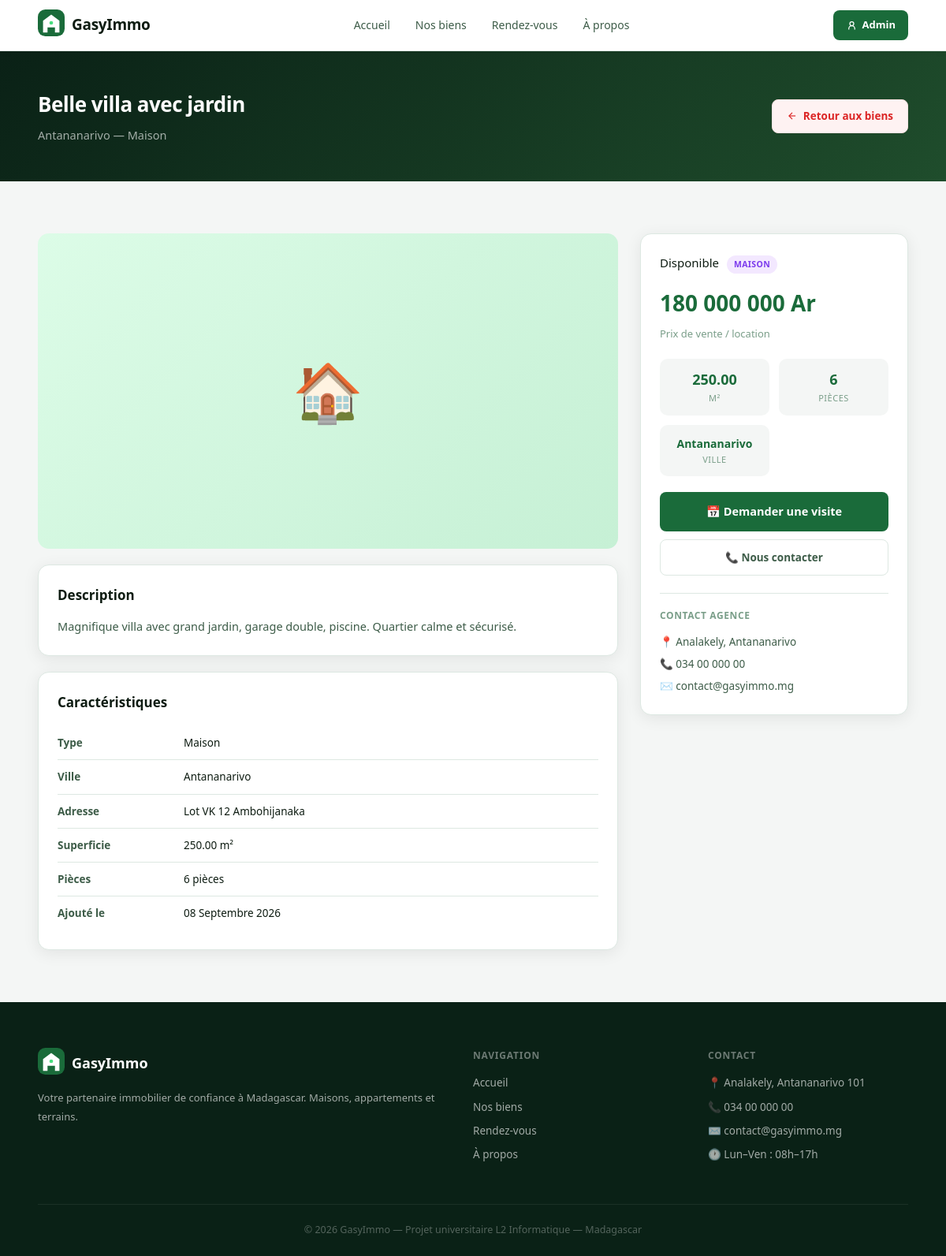
Screenshot of /pages/bien_detail.php?id=1 with the database file from the repository.
### tables this page shows
CREATE TABLE IF NOT EXISTS biens (
    id          INT AUTO_INCREMENT PRIMARY KEY,
    titre       VARCHAR(200) NOT NULL,
    type        ENUM('maison','terrain','appartement') NOT NULL,
    ville       VARCHAR(100) NOT NULL,
    adresse     TEXT,
    superficie  DECIMAL(10,2),
    nb_pieces   INT DEFAULT 0,
    etage       INT DEFAULT NULL,
    prix        DECIMAL(15,2) NOT NULL,
    statut      ENUM('disponible','reserve','vendu','loue') DEFAULT 'disponible',
    description TEXT,
    photo       VARCHAR(255)  DEFAULT NULL,
    date_ajout  DATETIME DEFAULT CURRENT_TIMESTAMP
);

### pages/bien_detail.php (the view, shortened to what this page needs)
<?php
require_once __DIR__ . '/../config/fonctions.php';
$bdd = obtenirBDD();
$id  = (int)($_GET['id'] ?? 0);
$stmt = $bdd->prepare("SELECT * FROM biens WHERE id = ?");
$stmt->execute([$id]);
$bien = $stmt->fetch();
require_once __DIR__ . '/../includes/entete_public.php';
?>
<div class="banniere-page">
    <div class="conteneur">
        <div class="banniere-nav">
            <div>
                <h1 style="font-size:26px;"><?= esc($bien['titre']) ?></h1>
                <p><?= esc($bien['ville']) ?> — <?= labelType($bien['type']) ?></p>
            </div>
            <a href="/gasyimmo/pages/biens.php" class="btn-retour">
                <svg viewBox="0 0 24 24" fill="none" stroke="currentColor" stroke-width="2" width="14" height="14">
                    <line x1="19" y1="12" x2="5" y2="12"/>
                    <polyline points="12 19 5 12 12 5"/>
                </svg>
                Retour aux biens
            </a>
        </div>
    </div>
</div>
<section class="section">
    <div class="conteneur">
        <div class="bien-detail-disposition">
            <div>
                <?php if ($bien['photo']): ?>
                    <img src="/gasyimmo/uploads/<?= esc($bien['photo']) ?>"
                         class="bien-detail-img" alt="<?= esc($bien['titre']) ?>">
                <?php else: ?>
                    <div class="bien-detail-img-placeholder">
                        <?= $bien['type']==='terrain' ? '🌿' : ($bien['type']==='appartement' ? '🏢' : '🏠') ?>
                    </div>
                <?php endif; ?>
                <?php if ($bien['description']): ?>
                <div style="background:#fff;border-radius:14px;padding:24px;border:1px solid #dde8e2;margin-top:20px;box-shadow:0 4px 20px rgba(0,0,0,.08);">
                    <h3 style="font-size:17px;font-weight:700;margin-bottom:12px;color:#0e1c12;">Description</h3>
                    <p style="color:#3d5c48;line-height:1.8;font-size:14.5px;"><?= nl2br(esc($bien['description'])) ?></p>
                </div>
                <?php endif; ?>
                <div style="background:#fff;border-radius:14px;padding:24px;border:1px solid #dde8e2;margin-top:20px;box-shadow:0 4px 20px rgba(0,0,0,.08);">
                    <h3 style="font-size:17px;font-weight:700;margin-bottom:16px;color:#0e1c12;">Caractéristiques</h3>
                    <div class="ligne-detail" style="display:flex;padding:10px 0;border-bottom:1px solid #dde8e2;font-size:13.5px;">
                        <span style="width:160px;font-weight:600;color:#3d5c48;flex-shrink:0;">Type</span>
                        <span><?= labelType($bien['type']) ?></span>
                    </div>
                    <div class="ligne-detail" style="display:flex;padding:10px 0;border-bottom:1px solid #dde8e2;font-size:13.5px;">
                        <span style="width:160px;font-weight:600;color:#3d5c48;flex-shrink:0;">Ville</span>
                        <span><?= esc($bien['ville']) ?></span>
                    </div>
                    <?php if ($bien['adresse']): ?>
                    <div class="ligne-detail" style="display:flex;padding:10px 0;border-bottom:1px solid #dde8e2;font-size:13.5px;">
                        <span style="width:160px;font-weight:600;color:#3d5c48;flex-shrink:0;">Adresse</span>
                        <span><?= esc($bien['adresse']) ?></span>
                    </div>
                    <?php endif; ?>
                    <?php if ($bien['superficie']): ?>
                    <div class="ligne-detail" style="display:flex;padding:10px 0;border-bottom:1px solid #dde8e2;font-size:13.5px;">
                        <span style="width:160px;font-weight:600;color:#3d5c48;flex-shrink:0;">Superficie</span>
                        <span><?= esc($bien['superficie']) ?> m²</span>
                    </div>
                    <?php endif; ?>
                    <?php if ($bien['nb_pieces'] > 0): ?>
                    <div class="ligne-detail" style="display:flex;padding:10px 0;border-bottom:1px solid #dde8e2;font-size:13.5px;">
                        <span style="width:160px;font-weight:600;color:#3d5c48;flex-shrink:0;">Pièces</span>
                        <span><?= $bien['nb_pieces'] ?> pièce<?= $bien['nb_pieces']>1?'s':'' ?></span>
                    </div>
                    <?php endif; ?>
                    <div class="ligne-detail" style="display:flex;padding:10px 0;font-size:13.5px;">
                        <span style="width:160px;font-weight:600;color:#3d5c48;flex-shrink:0;">Ajouté le</span>
                        <span><?= formatDate($bien['date_ajout']) ?></span>
                    </div>
                </div>
            </div>
            <div class="bien-detail-infos">
                <div style="margin-bottom:14px;">
                    <?= badgeStatutBien($bien['statut']) ?>
                    <span class="pub-badge pub-badge-<?= esc($bien['type']) ?>" style="margin-left:6px;">
                        <?= labelType($bien['type']) ?>
                    </span>
                </div>
                <div style="font-size:28px;font-weight:800;color:#1a6b3a;margin-bottom:6px;">
                    <?= formatPrix($bien['prix']) ?>
                </div>
                <div style="font-size:13px;color:#7a9e89;margin-bottom:20px;">Prix de vente / location</div>
                <div class="bien-specs-grille">
                    <?php if ($bien['superficie']): ?>
                    <div class="spec-carte">
                        <div class="spec-carte-val"><?= esc($bien['superficie']) ?></div>
                        <div class="spec-carte-libelle">m²</div>
                    </div>
                    <?php endif; ?>
                    <?php if ($bien['nb_pieces'] > 0): ?>
                    <div class="spec-carte">
                        <div class="spec-carte-val"><?= $bien['nb_pieces'] ?></div>
                        <div class="spec-carte-libelle">Pièces</div>
                    </div>
                    <?php endif; ?>
                    <div class="spec-carte">
                        <div class="spec-carte-val" style="font-size:14px;"><?= esc($bien['ville']) ?></div>
                        <div class="spec-carte-libelle">Ville</div>
                    </div>
                </div>
                <?php if ($bien['statut'] === 'disponible'): ?>
                <a href="/gasyimmo/pages/rendez_vous.php?bien_id=<?= $bien['id'] ?>"
                   style="display:block;width:100%;padding:13px;background:#1a6b3a;color:#fff;border-radius:8px;text-align:center;font-weight:700;font-size:14.5px;margin-top:20px;transition:background .15s;">
                    📅 Demander une visite
                </a>
                <a href="/gasyimmo/pages/a_propos.php"
                   style="display:block;width:100%;padding:11px;border:1.5px solid #dde8e2;color:#3d5c48;border-radius:8px;text-align:center;font-weight:600;font-size:13.5px;margin-top:10px;">
                    📞 Nous contacter
                </a>
                <?php else: ?>
                <div style="background:#fee2e2;border:1.5px solid #fecaca;border-radius:8px;padding:14px;margin-top:20px;text-align:center;color:#991b1b;font-size:13.5px;font-weight:600;">
                    Ce bien n'est plus disponible.
                </div>
                <?php endif; ?>
                <div style="border-top:1px solid #dde8e2;margin-top:22px;padding-top:18px;">
                    <p style="font-size:12px;font-weight:700;text-transform:uppercase;letter-spacing:.6px;color:#7a9e89;margin-bottom:12px;">Contact agence</p>
                    <p style="font-size:13.5px;color:#3d5c48;margin-bottom:6px;">📍 Analakely, Antananarivo</p>
                    <p style="font-size:13.5px;color:#3d5c48;margin-bottom:6px;">📞 034 00 000 00</p>
                    <p style="font-size:13.5px;color:#3d5c48;">✉️ contact@gasyimmo.mg</p>
                </div>
            </div>
        </div>
    </div>
</section>
<?php require_once __DIR__ . '/../includes/pied_public.php'; ?>

### config/fonctions.php (shortened to what this page needs)
<?php
function esc(mixed $valeur): string {
    return htmlspecialchars((string)$valeur, ENT_QUOTES, 'UTF-8');
}
function formatPrix(float|int $montant): string {
    return number_format((float)$montant, 0, ',', ' ') . ' Ar';
}
function formatDate(string $date): string {
    $ts    = strtotime($date);
    $mois  = ['','Janvier','Février','Mars','Avril','Mai','Juin',
               'Juillet','Août','Septembre','Octobre','Novembre','Décembre'];
    return date('d', $ts) . ' ' . $mois[(int)date('m', $ts)] . ' ' . date('Y', $ts);
}
function badgeStatutBien(string $statut): string {
    $map = [
        'disponible' => ['Disponible', 'badge-vert'],
        'reserve'    => ['Réservé',    'badge-orange'],
        'vendu'      => ['Vendu',      'badge-rouge'],
        'loue'       => ['Loué',       'badge-bleu'],
    ];
    $b = $map[$statut] ?? ['Inconnu', 'badge-gris'];
    return '<span class="badge ' . $b[1] . '">' . $b[0] . '</span>';
}
function labelType(string $type): string {
    return match($type) {
        'maison'      => 'Maison',
        'terrain'     => 'Terrain',
        'appartement' => 'Appartement',
        default       => ucfirst($type),
    };
}

### assets/css/public.css (style rules this page uses)
:root { --vert-900 : #0a2116; --vert-800 : #0f2d1a; --vert-700 : #1a4a2a; --vert-600 : #1a6b3a; --vert-500 : #2d9a55; --vert-400 : #3db568; --vert-300 : #4ade80; --vert-100 : #dcfce7; --vert-050 : #f0fdf4; --rouge-600 : #dc2626; --rouge-050 : #fef2f2; --rouge-100 : #fee2e2; --fond : #f4f6f5; --fond-carte : #ffffff; --texte-1 : #0e1c12; --texte-2 : #3d5c48; --texte-muet : #7a9e89; --bordure : #dde8e2; --rayon-sm : 8px; --rayon-md : 14px; --rayon-lg : 20px; --ombre : 0 4px 20px rgba(0,0,0,.08); font-family: 'Segoe UI', 'Helvetica Neue', Arial, sans-serif; }
*, *::before, *::after { box-sizing: border-box; margin:0; padding:0; }
html { scroll-behavior: smooth; }
body { background: var(--fond); color: var(--texte-1); font-size: 15px; line-height: 1.65; }
a { text-decoration: none; color: inherit; }
.conteneur { max-width: 1160px; margin: 0 auto; padding: 0 28px; }
.btn-retour { display: inline-flex; align-items: center; gap: 7px; padding: 9px 18px; background: var(--rouge-050); color: var(--rouge-600); border: 1.5px solid var(--rouge-100); border-radius: var(--rayon-sm); font-size: 13.5px; font-weight: 600; transition: all .15s; cursor: pointer; text-decoration: none; }
.section { padding: 66px 0; }
.pub-badge { display: inline-block; padding: 3px 9px; border-radius: 20px; font-size: 10.5px; font-weight: 700; text-transform: uppercase; letter-spacing: .4px; }
.pub-badge-maison { background: #f3e8ff; color: #7c3aed; }
.banniere-page { background: linear-gradient(135deg, var(--vert-900), #1f4d2c); color: #fff; padding: 46px 0; }
.banniere-page h1 { font-size: 34px; font-weight: 800; letter-spacing: -.5px; margin-bottom: 6px; }
.banniere-page p { color: rgba(255,255,255,.62); font-size: 14.5px; }
.banniere-nav { display: flex; align-items: center; justify-content: space-between; gap: 16px; }
.bien-detail-disposition { display: grid; grid-template-columns: 1fr 340px; gap: 28px; align-items: start; }
.bien-detail-img-placeholder { width: 100%; height: 400px; border-radius: var(--rayon-md); background: linear-gradient(135deg, var(--vert-100), #c6f0d5); display: flex; align-items: center; justify-content: center; font-size: 72px; }
.bien-detail-infos { background: #fff; border-radius: var(--rayon-md); padding: 24px; border: 1px solid var(--bordure); box-shadow: var(--ombre); position: sticky; top: 82px; }
.bien-specs-grille { display: grid; grid-template-columns: 1fr 1fr; gap: 12px; margin: 18px 0; }
.spec-carte { background: var(--fond); border-radius: 10px; padding: 12px; text-align: center; }
.spec-carte-val { font-size: 18px; font-weight: 800; color: var(--vert-600); }
.spec-carte-libelle { font-size: 11px; color: var(--texte-muet); text-transform: uppercase; letter-spacing: .5px; }

### rows the page displays
biens: titre "Belle villa avec jardin", ville "Antananarivo", type "Maison", description "Magnifique villa avec grand jardin, garage double, piscine. Quartier calme et sécurisé.", adresse "Lot VK 12 Ambohijanaka", superficie "250.00", nb_pieces "6", date_ajout "08 Septembre 2026", statut "Disponible", type "MAISON", prix "180 000 000 Ar"
